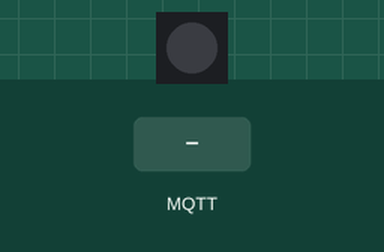
This sketch was run on a simulated ESP32. On the bench: 1 RGB LEDs in strip order, left to right. The test bench sets the inputs (shaded band). Dim RGB values are drawn brighter than linear; WiFi joins after 1.5 s; servers stay silent unless stated; no MQTT or app messages arrive unless stated; what the sketch prints to the serial monitor is not drawn.

Above: at 3.5 s.
3.6 s: MQTT message "red" arrives on the first subscribed topic
At 4.2 s:
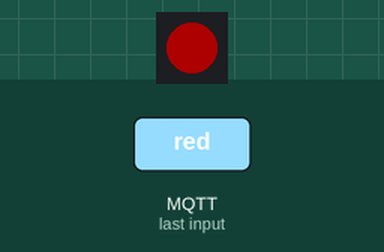
5.1 s: MQTT message "yellow" arrives on the first subscribed topic
At 5.4 s:
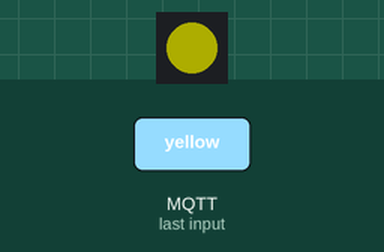
6.6 s: MQTT message "cyan" arrives on the first subscribed topic
At 7.7 s:
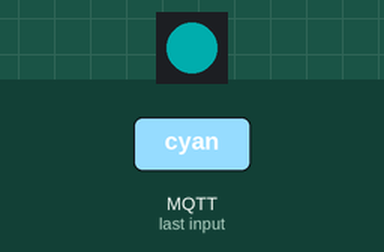
8.1 s: MQTT message "white" arrives on the first subscribed topic
At 8.8 s:
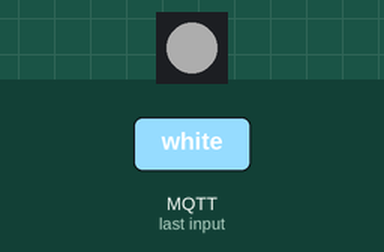
9.6 s: MQTT message "magenta" arrives on the first subscribed topic
At 10.0 s:
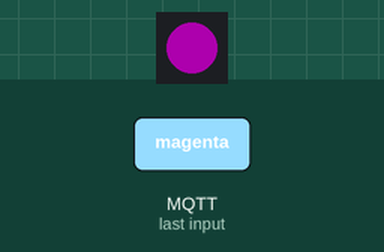
Timing chart, 0 to 12.1 s (numbered marks = the images above; inputs shaded):
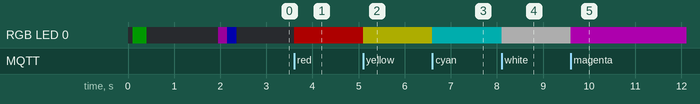

Measured:
- after the input at 3.6 s, RGB LED 0: off → RGB(50, 0, 0) at once
- after the input at 5.1 s, RGB LED 0: RGB(50, 0, 0) → RGB(50, 50, 0) at once
- after the input at 6.6 s, RGB LED 0: RGB(50, 50, 0) → RGB(0, 50, 50) at once
- after the input at 8.1 s, RGB LED 0: RGB(0, 50, 50) → RGB(50, 50, 50) at once
- after the input at 9.6 s, RGB LED 0: RGB(50, 50, 50) → RGB(50, 0, 50) at once

The sketch:

cyberpi_mqtt_led.ino
```cpp
/*
 * AIoT Control - CyberPi Firmware
 * Controls built-in RGB LED via MQTT
 *
 * Topics:
 *   Subscribe: cmd/led
 *   Publish:   tele/led/status
 */

#include <Arduino.h>
#include <WiFi.h>
#include <PubSubClient.h>
#include <FastLED.h>

// WiFi credentials
const char* WIFI_SSID = "YourWiFi";
const char* WIFI_PASS = "YourPassword";

// MQTT broker
const char* MQTT_HOST = "broker.emqx.io";
const int   MQTT_PORT = 1883;
const char* MQTT_USER = "";
const char* MQTT_PASS = "";
const char* CLIENT_ID = "cyberpi_led";

// Topics
const char* TOPIC_CMD  = "cmd/led";
const char* TOPIC_TELE = "tele/led/status";

// LED config - CyberPi built-in RGB is usually GPIO 18
#define LED_PIN      18
#define NUM_LEDS      1
#define COLOR_ORDER  GRB

CRGB leds[NUM_LEDS];
WiFiClient wifi_client;
PubSubClient mqtt(wifi_client);

unsigned long last_reconnect = 0;
const unsigned long RECONNECT_INTERVAL = 5000;

void setup() {
  Serial.begin(115200);
  delay(100);

  Serial.println("\n=== AIoT CyberPi LED Controller ===");

  // Init LED
  FastLED.addLeds<WS2812, LED_PIN, COLOR_ORDER>(leds, NUM_LEDS);
  FastLED.setBrightness(50);

  // Boot indicator: green flash
  leds[0] = CRGB::Green;
  FastLED.show();
  delay(300);
  leds[0] = CRGB::Black;
  FastLED.show();

  // Connect WiFi
  Serial.printf("Connecting to %s", WIFI_SSID);
  WiFi.begin(WIFI_SSID, WIFI_PASS);
  while (WiFi.status() != WL_CONNECTED) {
    delay(500);
    Serial.print(".");
  }
  Serial.printf("\nWiFi connected. IP: %s\n", WiFi.localIP().toString().c_str());

  // MQTT setup
  mqtt.setServer(MQTT_HOST, MQTT_PORT);
  mqtt.setCallback(callback);

  connectMQTT();

  // Boot ready: blue flash
  leds[0] = CRGB::Blue;
  FastLED.show();
  delay(200);
  leds[0] = CRGB::Black;
  FastLED.show();
}

void loop() {
  if (!mqtt.connected()) {
    unsigned long now = millis();
    if (now - last_reconnect > RECONNECT_INTERVAL) {
      last_reconnect = now;
      connectMQTT();
    }
  } else {
    mqtt.loop();
  }
}

void connectMQTT() {
  Serial.print("Connecting MQTT...");
  if (mqtt.connect(CLIENT_ID, MQTT_USER, MQTT_PASS, TOPIC_TELE, 1, true, "offline")) {
    Serial.println(" connected!");
    mqtt.subscribe(TOPIC_CMD);
    mqtt.publish(TOPIC_TELE, "online");

    // Connection confirmed: purple flash
    leds[0] = CRGB::Purple;
    FastLED.show();
    delay(200);
    leds[0] = CRGB::Black;
    FastLED.show();
  } else {
    Serial.printf(" failed (rc=%d)\n", mqtt.state());

    // Error: red flash
    leds[0] = CRGB::Red;
    FastLED.show();
    delay(100);
    leds[0] = CRGB::Black;
    FastLED.show();
  }
}

void callback(char* topic, byte* payload, unsigned int length) {
  char msg[length + 1];
  memcpy(msg, payload, length);
  msg[length] = '\0';

  Serial.printf("MQTT message: [%s] %s\n", topic, msg);

  // Parse command
  String cmd = String(msg);
  cmd.trim();
  cmd.toLowerCase();

  CRGB color = CRGB::Black;
  const char* status = "unknown";

  if (cmd == "red") {
    color = CRGB::Red;
    status = "red";
  } else if (cmd == "green") {
    color = CRGB::Green;
    status = "green";
  } else if (cmd == "blue") {
    color = CRGB::Blue;
    status = "blue";
  } else if (cmd == "yellow") {
    color = CRGB::Yellow;
    status = "yellow";
  } else if (cmd == "cyan") {
    color = CRGB::Cyan;
    status = "cyan";
  } else if (cmd == "magenta" || cmd == "purple") {
    color = CRGB::Magenta;
    status = "magenta";
  } else if (cmd == "white") {
    color = CRGB::White;
    status = "white";
  } else if (cmd == "off" || cmd == "black") {
    color = CRGB::Black;
    status = "off";
  } else if (cmd.startsWith("#")) {
    // Hex color support: #FF0000
    uint32_t hex = strtol(cmd.c_str() + 1, NULL, 16);
    color = CRGB(hex >> 16, hex >> 8, hex);
    status = cmd.c_str();
  } else {
    // Try as RGB: "rgb(255,0,0)" or "255,0,0"
    int r, g, b;
    if (sscanf(cmd.c_str(), "rgb(%d,%d,%d)", &r, &g, &b) == 3 ||
        sscanf(cmd.c_str(), "%d,%d,%d", &r, &g, &b) == 3) {
      color = CRGB(constrain(r,0,255), constrain(g,0,255), constrain(b,0,255));
      status = cmd.c_str();
    } else {
      status = "error: unknown command";
    }
  }

  // Set LED
  leds[0] = color;
  FastLED.show();

  // Publish status
  if (strcmp(status, "error") != 0) {
    mqtt.publish(TOPIC_TELE, status);
  }
}
```
